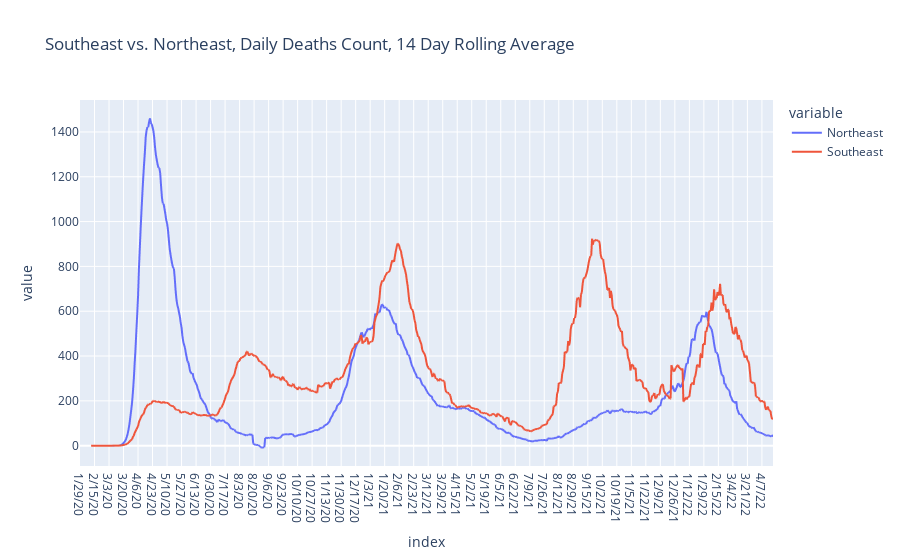

The notebook cell saved with this chart:
### Code cell
roll = 14
fig = px.line(south_v_north.rolling(roll).mean(),
              title=f"Southeast vs. Northeast, Daily Deaths Count, {roll} Day Rolling Average"
              )
fig.show()

### Figure 1 — Plotly figure (JSON) as saved in the notebook; plotly's stock layout.template omitted (floating-point values rounded to 4 significant figures; data arrays with more than 128 entries replaced by an {"elided": "..."} marker saying what was removed)
{"data": [{"hovertemplate": "variable=Northeast<br>index=%{x}<br>value=%{y}<extra></extra>", "legendgroup": "Northeast", "line": {"color": "#636efa", "dash": "solid"}, "marker": {"symbol": "circle"}, "mode": "lines", "name": "Northeast", "showlegend": true, "type": "scattergl", "x": {"elided": "813 str values"}, "xaxis": "x", "y": {"elided": "813 float values"}, "yaxis": "y"}, {"hovertemplate": "variable=Southeast<br>index=%{x}<br>value=%{y}<extra></extra>", "legendgroup": "Southeast", "line": {"color": "#EF553B", "dash": "solid"}, "marker": {"symbol": "circle"}, "mode": "lines", "name": "Southeast", "showlegend": true, "type": "scattergl", "x": {"elided": "813 str values"}, "xaxis": "x", "y": {"elided": "813 float values"}, "yaxis": "y"}], "layout": {"legend": {"title": {"text": "variable"}, "tracegroupgap": 0}, "title": {"text": "Southeast vs. Northeast, Daily Deaths Count, 14 Day Rolling Average"}, "xaxis": {"anchor": "y", "domain": [0, 1], "title": {"text": "index"}}, "yaxis": {"anchor": "x", "domain": [0, 1], "title": {"text": "value"}}}}
